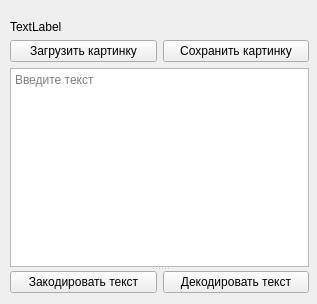
<?xml version="1.0" encoding="UTF-8"?>
<ui version="4.0">
 <class>MainWindow</class>
 <widget class="QMainWindow" name="MainWindow">
  <property name="geometry">
   <rect>
    <x>0</x>
    <y>0</y>
    <width>317</width>
    <height>304</height>
   </rect>
  </property>
  <property name="windowTitle">
   <string>MainWindow</string>
  </property>
  <widget class="QWidget" name="centralwidget">
   <widget class="QWidget" name="layoutWidget">
    <property name="geometry">
     <rect>
      <x>10</x>
      <y>20</y>
      <width>299</width>
      <height>274</height>
     </rect>
    </property>
    <layout class="QGridLayout" name="gridLayout">
     <item row="1" column="0">
      <layout class="QHBoxLayout" name="horizontalLayout_2">
       <item>
        <widget class="QPushButton" name="pushButton">
         <property name="text">
          <string>Загрузить картинку</string>
         </property>
        </widget>
       </item>
       <item>
        <widget class="QPushButton" name="pushButton_2">
         <property name="text">
          <string>Сохранить картинку</string>
         </property>
        </widget>
       </item>
      </layout>
     </item>
     <item row="2" column="0">
      <widget class="QSplitter" name="splitter">
       <property name="orientation">
        <enum>Qt::Vertical</enum>
       </property>
       <widget class="QPlainTextEdit" name="plainTextEdit">
        <property name="placeholderText">
         <string>Введите текст</string>
        </property>
       </widget>
       <widget class="QWidget" name="layoutWidget">
        <layout class="QHBoxLayout" name="horizontalLayout">
         <item>
          <widget class="QPushButton" name="pushButton_3">
           <property name="text">
            <string>Закодировать текст</string>
           </property>
          </widget>
         </item>
         <item>
          <widget class="QPushButton" name="pushButton_4">
           <property name="text">
            <string>Декодировать текст</string>
           </property>
          </widget>
         </item>
        </layout>
       </widget>
      </widget>
     </item>
     <item row="0" column="0">
      <widget class="QLabel" name="label">
       <property name="text">
        <string>TextLabel</string>
       </property>
      </widget>
     </item>
    </layout>
   </widget>
  </widget>
 </widget>
 <resources/>
 <connections/>
</ui>
